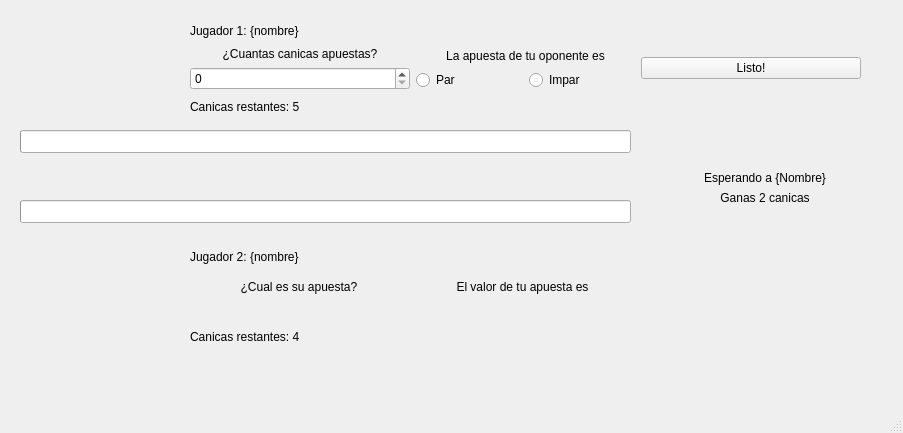
<?xml version="1.0" encoding="UTF-8"?>
<ui version="4.0">
 <class>MainWindow</class>
 <widget class="QMainWindow" name="MainWindow">
  <property name="geometry">
   <rect>
    <x>0</x>
    <y>0</y>
    <width>903</width>
    <height>433</height>
   </rect>
  </property>
  <property name="minimumSize">
   <size>
    <width>903</width>
    <height>433</height>
   </size>
  </property>
  <property name="maximumSize">
   <size>
    <width>903</width>
    <height>433</height>
   </size>
  </property>
  <property name="windowTitle">
   <string>MainWindow</string>
  </property>
  <widget class="QWidget" name="centralwidget">
   <widget class="QWidget" name="verticalLayoutWidget_4">
    <property name="geometry">
     <rect>
      <x>190</x>
      <y>20</y>
      <width>671</width>
      <height>97</height>
     </rect>
    </property>
    <layout class="QVBoxLayout" name="verticalLayout_7">
     <item>
      <widget class="QLabel" name="lbl_your_name">
       <property name="text">
        <string>Jugador 1: {nombre}</string>
       </property>
      </widget>
     </item>
     <item>
      <layout class="QHBoxLayout" name="horizontalLayout">
       <item>
        <layout class="QVBoxLayout" name="verticalLayout">
         <item>
          <widget class="QLabel" name="lbl_bet">
           <property name="text">
            <string>¿Cuantas canicas apuestas?</string>
           </property>
           <property name="alignment">
            <set>Qt::AlignCenter</set>
           </property>
          </widget>
         </item>
         <item>
          <widget class="QSpinBox" name="sb_bet"/>
         </item>
        </layout>
       </item>
       <item>
        <layout class="QVBoxLayout" name="verticalLayout_2">
         <item>
          <widget class="QLabel" name="lbl_bet_value">
           <property name="text">
            <string>La apuesta de tu oponente es</string>
           </property>
           <property name="alignment">
            <set>Qt::AlignCenter</set>
           </property>
          </widget>
         </item>
         <item>
          <layout class="QHBoxLayout" name="horizontalLayout_2">
           <item>
            <widget class="QRadioButton" name="rb_even">
             <property name="text">
              <string>Par</string>
             </property>
            </widget>
           </item>
           <item>
            <widget class="QRadioButton" name="rb_odd">
             <property name="text">
              <string>Impar</string>
             </property>
            </widget>
           </item>
          </layout>
         </item>
        </layout>
       </item>
       <item>
        <layout class="QVBoxLayout" name="verticalLayout_3">
         <item>
          <widget class="QPushButton" name="btn_ready">
           <property name="text">
            <string>Listo!</string>
           </property>
          </widget>
         </item>
        </layout>
       </item>
      </layout>
     </item>
     <item>
      <widget class="QLabel" name="lbl_your_marbles">
       <property name="text">
        <string>Canicas restantes: 5</string>
       </property>
      </widget>
     </item>
    </layout>
   </widget>
   <widget class="QLabel" name="lbl_your_icon">
    <property name="geometry">
     <rect>
      <x>20</x>
      <y>10</y>
      <width>111</width>
      <height>111</height>
     </rect>
    </property>
    <property name="text">
     <string/>
    </property>
    <property name="pixmap">
     <pixmap>../Sprites/Avatares/Avatar-1.png</pixmap>
    </property>
    <property name="scaledContents">
     <bool>true</bool>
    </property>
   </widget>
   <widget class="QWidget" name="verticalLayoutWidget_5">
    <property name="geometry">
     <rect>
      <x>190</x>
      <y>240</y>
      <width>441</width>
      <height>114</height>
     </rect>
    </property>
    <layout class="QVBoxLayout" name="verticalLayout_8">
     <item>
      <widget class="QLabel" name="lbl_oponent_name">
       <property name="text">
        <string>Jugador 2: {nombre}</string>
       </property>
      </widget>
     </item>
     <item>
      <layout class="QHBoxLayout" name="horizontalLayout_3">
       <item>
        <layout class="QVBoxLayout" name="verticalLayout_4">
         <item>
          <widget class="QLabel" name="lbl_bet_2">
           <property name="text">
            <string>¿Cual es su apuesta?</string>
           </property>
           <property name="alignment">
            <set>Qt::AlignCenter</set>
           </property>
          </widget>
         </item>
         <item>
          <widget class="QLabel" name="lbl_oponent_bet">
           <property name="text">
            <string/>
           </property>
           <property name="alignment">
            <set>Qt::AlignCenter</set>
           </property>
          </widget>
         </item>
        </layout>
       </item>
       <item>
        <layout class="QVBoxLayout" name="verticalLayout_5">
         <item>
          <widget class="QLabel" name="lbl_bet_value_2">
           <property name="text">
            <string>El valor de tu apuesta es</string>
           </property>
           <property name="alignment">
            <set>Qt::AlignCenter</set>
           </property>
          </widget>
         </item>
         <item>
          <widget class="QLabel" name="lbl_oponent_bet_value">
           <property name="text">
            <string/>
           </property>
           <property name="alignment">
            <set>Qt::AlignCenter</set>
           </property>
          </widget>
         </item>
        </layout>
       </item>
      </layout>
     </item>
     <item>
      <widget class="QLabel" name="lbl_oponent_marbles">
       <property name="text">
        <string>Canicas restantes: 4</string>
       </property>
      </widget>
     </item>
    </layout>
   </widget>
   <widget class="QLabel" name="lbl_oponent_icon">
    <property name="geometry">
     <rect>
      <x>20</x>
      <y>230</y>
      <width>111</width>
      <height>111</height>
     </rect>
    </property>
    <property name="text">
     <string/>
    </property>
    <property name="pixmap">
     <pixmap>../Sprites/Avatares/Avatar-1.png</pixmap>
    </property>
    <property name="scaledContents">
     <bool>true</bool>
    </property>
   </widget>
   <widget class="QLabel" name="lbl_info_l1">
    <property name="geometry">
     <rect>
      <x>640</x>
      <y>170</y>
      <width>250</width>
      <height>16</height>
     </rect>
    </property>
    <property name="text">
     <string>Esperando a {Nombre}</string>
    </property>
    <property name="alignment">
     <set>Qt::AlignCenter</set>
    </property>
   </widget>
   <widget class="QLabel" name="lbl_info_image">
    <property name="geometry">
     <rect>
      <x>690</x>
      <y>210</y>
      <width>150</width>
      <height>150</height>
     </rect>
    </property>
    <property name="text">
     <string/>
    </property>
    <property name="pixmap">
     <pixmap>../Sprites/Decoraciones/reloj.png</pixmap>
    </property>
    <property name="scaledContents">
     <bool>true</bool>
    </property>
   </widget>
   <widget class="QLabel" name="lbl_info_l2">
    <property name="geometry">
     <rect>
      <x>640</x>
      <y>190</y>
      <width>250</width>
      <height>16</height>
     </rect>
    </property>
    <property name="text">
     <string>Ganas 2 canicas</string>
    </property>
    <property name="alignment">
     <set>Qt::AlignCenter</set>
    </property>
   </widget>
   <widget class="QProgressBar" name="pb_your_timer">
    <property name="enabled">
     <bool>true</bool>
    </property>
    <property name="geometry">
     <rect>
      <x>20</x>
      <y>130</y>
      <width>611</width>
      <height>23</height>
     </rect>
    </property>
    <property name="tabletTracking">
     <bool>true</bool>
    </property>
    <property name="value">
     <number>0</number>
    </property>
    <property name="textVisible">
     <bool>false</bool>
    </property>
   </widget>
   <widget class="QProgressBar" name="pb_oponent_timer">
    <property name="enabled">
     <bool>true</bool>
    </property>
    <property name="geometry">
     <rect>
      <x>20</x>
      <y>200</y>
      <width>611</width>
      <height>23</height>
     </rect>
    </property>
    <property name="tabletTracking">
     <bool>true</bool>
    </property>
    <property name="value">
     <number>0</number>
    </property>
    <property name="textVisible">
     <bool>false</bool>
    </property>
   </widget>
  </widget>
  <widget class="QMenuBar" name="menubar">
   <property name="geometry">
    <rect>
     <x>0</x>
     <y>0</y>
     <width>903</width>
     <height>26</height>
    </rect>
   </property>
  </widget>
  <widget class="QStatusBar" name="statusbar"/>
 </widget>
 <resources/>
 <connections/>
</ui>
